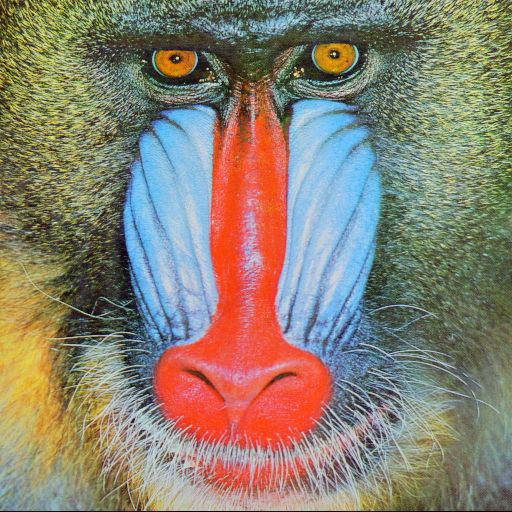
#> input picture mandrillRGB.jpg, 512 x 512 px
$ python thrRGB.py
#> lines starting #> are read from the running program, lines starting #| are printed output that depends on the picture; after the words box and inside, x2 and y2 are one past the last pixel; in counts of white or black regions, pixels touching at a corner belong together
import cv2
import numpy as np

image = cv2.imread('mandrillRGB.jpg')
#> image is the input picture: shape (512, 512, 3); mean B, G, R 113.2, 128.9, 137.4


for y in range(0, image.shape[0]):  # go through all rows (or scanlines)
      for x in range(0, image.shape[1]):  # go through all columns
              pixelBlue = image[y, x, 0]
              pixelGreen = image[y, x, 1]
              pixelRed = image[y, x, 2]
              if (pixelBlue>200):
                      image[y, x, 0] = 255
                      image[y, x, 1] = 255
                      image[y, x, 2] = 255
              else:
                      image[y, x, 0] = 0
                      image[y, x, 1] = 0
                      image[y, x, 2] = 0
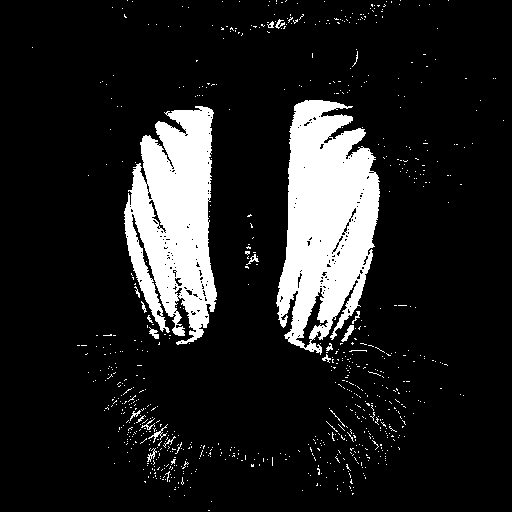
#> image: shape (512, 512, 3); 13.1% white; 773 white regions (751 under 20 px), largest, box (x1, y1, x2, y2) and area: (276, 100, 380, 355) 17289, (124, 106, 217, 345) 14579, (341, 325, 354, 342) 84

cv2.imshow('Processed Image', image)
cv2.waitKey(0)
cv2.destroyAllWindows()

cv2.imwrite("colourthr1.jpg", image)
